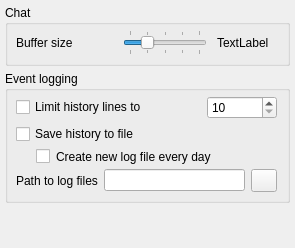
     <widget class="QWidget" name="tab_4">
      <attribute name="title">
       <string>Interface</string>
      </attribute>
      <layout class="QVBoxLayout" name="verticalLayout_9">
       <property name="spacing">
        <number>5</number>
       </property>
       <property name="leftMargin">
        <number>5</number>
       </property>
       <property name="topMargin">
        <number>5</number>
       </property>
       <property name="rightMargin">
        <number>5</number>
       </property>
       <property name="bottomMargin">
        <number>5</number>
       </property>
       <item>
        <widget class="QGroupBox" name="groupBox_6">
         <property name="title">
          <string>Chat</string>
         </property>
         <layout class="QHBoxLayout" name="horizontalLayout_9">
          <property name="spacing">
           <number>10</number>
          </property>
          <property name="leftMargin">
           <number>8</number>
          </property>
          <property name="topMargin">
           <number>5</number>
          </property>
          <property name="rightMargin">
           <number>10</number>
          </property>
          <property name="bottomMargin">
           <number>8</number>
          </property>
          <item>
           <widget class="QLabel" name="label_12">
            <property name="text">
             <string>Buffer size</string>
            </property>
           </widget>
          </item>
          <item>
           <spacer name="horizontalSpacer_4">
            <property name="orientation">
             <enum>Qt::Horizontal</enum>
            </property>
            <property name="sizeHint" stdset="0">
             <size>
              <width>40</width>
              <height>20</height>
             </size>
            </property>
           </spacer>
          </item>
          <item>
           <widget class="QSlider" name="slChatBufferSize">
            <property name="maximum">
             <number>4</number>
            </property>
            <property name="pageStep">
             <number>1</number>
            </property>
            <property name="sliderPosition">
             <number>1</number>
            </property>
            <property name="orientation">
             <enum>Qt::Horizontal</enum>
            </property>
            <property name="tickPosition">
             <enum>QSlider::TicksBothSides</enum>
            </property>
           </widget>
          </item>
          <item>
           <widget class="QLabel" name="lbChatBufferSize">
            <property name="sizePolicy">
             <sizepolicy hsizetype="Fixed" vsizetype="Preferred">
              <horstretch>0</horstretch>
              <verstretch>0</verstretch>
             </sizepolicy>
            </property>
            <property name="minimumSize">
             <size>
              <width>60</width>
              <height>0</height>
             </size>
            </property>
            <property name="text">
             <string>TextLabel</string>
            </property>
           </widget>
          </item>
         </layout>
        </widget>
       </item>
       <item>
        <widget class="QGroupBox" name="groupBox_2">
         <property name="title">
          <string>Event logging</string>
         </property>
         <layout class="QVBoxLayout" name="verticalLayout_3">
          <property name="spacing">
           <number>5</number>
          </property>
          <property name="leftMargin">
           <number>8</number>
          </property>
          <property name="topMargin">
           <number>5</number>
          </property>
          <property name="rightMargin">
           <number>10</number>
          </property>
          <property name="bottomMargin">
           <number>8</number>
          </property>
          <item>
           <layout class="QHBoxLayout" name="horizontalLayout_3">
            <property name="spacing">
             <number>5</number>
            </property>
            <property name="leftMargin">
             <number>0</number>
            </property>
            <property name="topMargin">
             <number>0</number>
            </property>
            <property name="rightMargin">
             <number>0</number>
            </property>
            <property name="bottomMargin">
             <number>0</number>
            </property>
            <item>
             <widget class="QCheckBox" name="cbLimitHistory">
              <property name="sizePolicy">
               <sizepolicy hsizetype="Expanding" vsizetype="Fixed">
                <horstretch>0</horstretch>
                <verstretch>0</verstretch>
               </sizepolicy>
              </property>
              <property name="toolTip">
               <string>Limit lines in cat history screen</string>
              </property>
              <property name="text">
               <string>Limit history lines to</string>
              </property>
             </widget>
            </item>
            <item>
             <widget class="QSpinBox" name="udLimitHistory">
              <property name="minimumSize">
               <size>
                <width>70</width>
                <height>0</height>
               </size>
              </property>
              <property name="minimum">
               <number>10</number>
              </property>
              <property name="maximum">
               <number>100000</number>
              </property>
             </widget>
            </item>
           </layout>
          </item>
          <item>
           <widget class="QCheckBox" name="cbSaveLog">
            <property name="text">
             <string>Save history to file</string>
            </property>
           </widget>
          </item>
          <item>
           <widget class="QCheckBox" name="cbSplitLog">
            <property name="styleSheet">
             <string notr="true">margin-left: 20px;</string>
            </property>
            <property name="text">
             <string>Create new log file every day</string>
            </property>
           </widget>
          </item>
          <item>
           <layout class="QHBoxLayout" name="horizontalLayout_5">
            <property name="spacing">
             <number>6</number>
            </property>
            <property name="leftMargin">
             <number>0</number>
            </property>
            <property name="topMargin">
             <number>0</number>
            </property>
            <property name="rightMargin">
             <number>0</number>
            </property>
            <property name="bottomMargin">
             <number>0</number>
            </property>
            <item>
             <widget class="QLabel" name="label_4">
              <property name="text">
               <string>Path to log files</string>
              </property>
             </widget>
            </item>
            <item>
             <widget class="QLineEdit" name="tbLogPath">
              <property name="readOnly">
               <bool>true</bool>
              </property>
             </widget>
            </item>
            <item>
             <widget class="QToolButton" name="btnOpenLogPath">
              <property name="minimumSize">
               <size>
                <width>26</width>
                <height>0</height>
               </size>
              </property>
              <property name="toolTip">
               <string>Select folder for log files</string>
              </property>
              <property name="icon">
               <iconset resource="resource.qrc">
                <normaloff>:/config/folder_blue.png</normaloff>:/config/folder_blue.png</iconset>
              </property>
             </widget>
            </item>
           </layout>
          </item>
         </layout>
        </widget>
       </item>
       <item>
        <spacer name="verticalSpacer_3">
         <property name="orientation">
          <enum>Qt::Vertical</enum>
         </property>
         <property name="sizeHint" stdset="0">
          <size>
           <width>20</width>
           <height>40</height>
          </size>
         </property>
        </spacer>
       </item>
      </layout>
     </widget>
